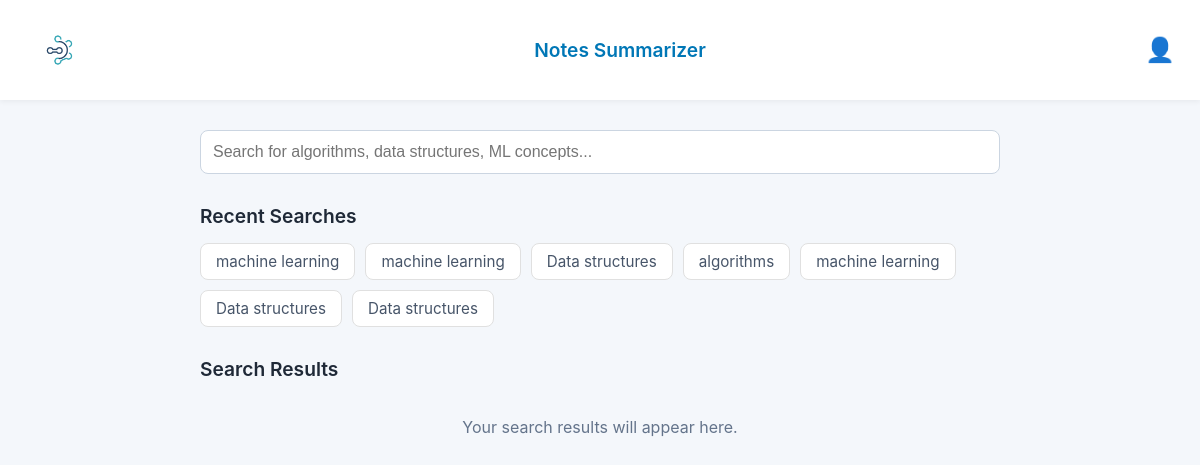
Page /search (signed in) on the committed database.
### models/recent_search.py (models this page shows, shortened)
class RecentSearch(db.Model):
    id = db.Column(db.Integer, primary_key=True)
    user_id = db.Column(db.Integer, db.ForeignKey('user.id'), nullable=False)
    query_text = db.Column(db.String(500), nullable=False)
    timestamp = db.Column(db.DateTime, default=datetime.datetime.utcnow)

### routes.py (the view)
@main_bp.route('/search')
def search_input_page():
   user_id = current_user.id if current_user.is_authenticated else None
   recent_searches_list = []
   if user_id:
       recent_searches_list = db.session.execute(
           select(RecentSearch)
           .filter_by(user_id=user_id)
           .order_by(RecentSearch.timestamp.desc())
           .limit(10)
       ).scalars().all()
   return render_template('search_screen.html', recent_searches=recent_searches_list)

### templates/search_screen.html (shortened to what this page needs)
{% extends "layout.html" %}
{% block content %}
<div class="search-page-container">
    <main class="search-main">
        <section class="search-form-section">
            <form id="search-form" class="search-form-inline">
                <input type="text" id="query" name="query" placeholder="Search for algorithms, data structures, ML concepts..." required>
            </form>
        </section>
        <section class="recent-searches-section">
            <h2>Recent Searches</h2>
            {% if recent_searches %}
                <div class="recent-searches-tags">
                    {% for search in recent_searches %}
                        <span class="search-tag" onclick="document.getElementById('query').value='{{ search.query_text }}'; document.getElementById('search-form').requestSubmit();">
                            {{ search.query_text }}
                        </span>
                    {% endfor %}
                </div>
            {% else %}
                <p class="no-recent-searches">No recent searches.</p>
            {% endif %}
        </section>
        <section class="search-results-section">
            <h2>Search Results</h2>
            <div id="search-results" class="results-display">
                <p class="initial-message">Your search results will appear here.</p>
            </div>
        </section>
    </main>
</div>
{% endblock %}

### static/base.css (style rules this page uses)
body { font-family: 'Inter', sans-serif; margin: 0; padding: 0; background: #f4f7fb; color: #1e293b; }
h2 { font-weight: 600; color: #1f2937; }
p { color: #475569; }

### static/search.css (style rules this page uses)
.search-page-container { max-width: 800px; margin: 0 auto; padding: 30px 20px; }
.search-form-section { margin-bottom: 30px; }
#search-form { display: flex; gap: 10px; align-items: center; }
#query { flex-grow: 1; padding: 12px; border: 1px solid #cbd5e1; border-radius: 8px; font-size: 1rem; min-width: 0; }
.recent-searches-section h2 { font-size: 1.2rem; margin-bottom: 15px; }
.search-results-section h2 { font-size: 1.2rem; margin-top: 30px; margin-bottom: 15px; }
.loading-message, .error-message, .no-results, .initial-message { text-align: center; color: #64748b; padding: 20px; }
.recent-searches-tags { display: flex; flex-wrap: wrap; gap: 10px; margin-top: 15px; }
.search-tag { background: #FFFFFF; border: 1px solid #E0E0E0; color: #475569; padding: 8px 15px; border-radius: 8px; font-size: 0.95rem; cursor: pointer; transition: background-color 0.2s, border-color 0.2s; user-select: none; }

### rows in the picture
RecentSearch: query_text "machine learning"
RecentSearch: query_text "machine learning"
RecentSearch: query_text "Data structures"
RecentSearch: query_text "algorithms"
RecentSearch: query_text "machine learning"
RecentSearch: query_text "Data structures"
RecentSearch: query_text "Data structures"
